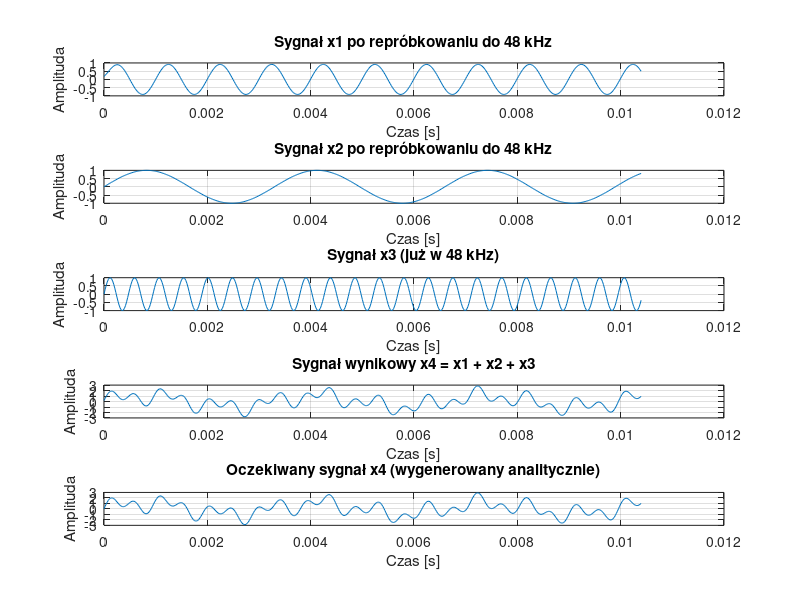
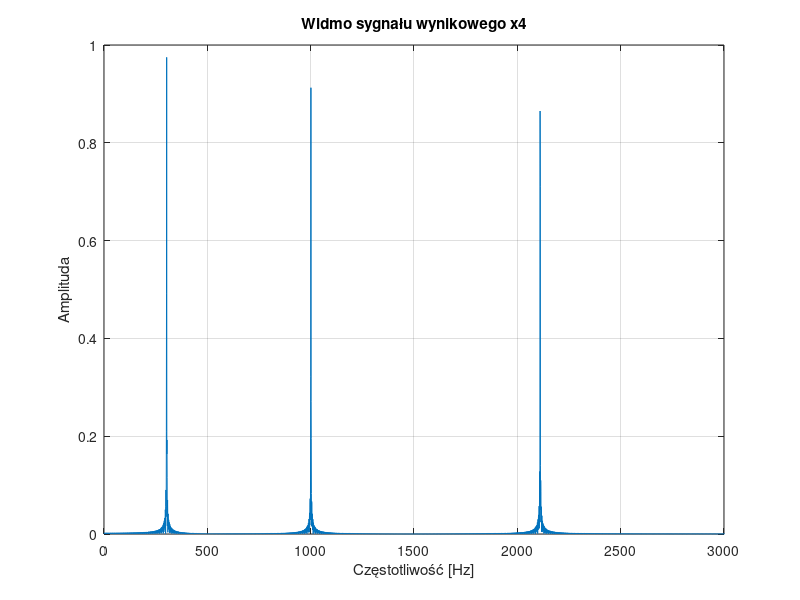

Recreate these plots in MATLAB, in order. (Note: this script raises an error after producing the figures.)
%% Zadanie 3 - Filtr interpolatora i decymatora cyfrowego, mikser audio
clear all;
close all;
clc;

%% Definicja parametrów sygnałów
% x1: f1=1001.2 Hz, fs1= 8000 Hz, t=1 s
% x2: f2= 303.1 Hz, fs2=32000 Hz, t=1 s
% x3: f3=2110.4 Hz, fs3=48000 Hz, t=1 s

% Parametry sygnału wynikowego
fs_target = 48000; % Docelowa częstotliwość próbkowania
t = 1; % Czas trwania sygnału w sekundach

% Parametry sygnałów składowych
f1 = 1001.2; % Hz
fs1 = 8000; % Hz
f2 = 303.1; % Hz
fs2 = 32000; % Hz
f3 = 2110.4; % Hz
fs3 = 48000; % Hz

%% Generacja sygnałów sinusoidalnych
t1 = (0:1/fs1:t-1/fs1)';
t2 = (0:1/fs2:t-1/fs2)';
t3 = (0:1/fs3:t-1/fs3)';
t_target = (0:1/fs_target:t-1/fs_target)';

x1 = sin(2*pi*f1*t1);
x2 = sin(2*pi*f2*t2);
x3 = sin(2*pi*f3*t3);

% Generacja oczekiwanego sygnału wynikowego (analitycznie)
x4_expected = sin(2*pi*f1*t_target) + sin(2*pi*f2*t_target) + sin(2*pi*f3*t_target);

%% Repróbkowanie sygnału x1 z fs1=8000 Hz do fs_target=48000 Hz
% Współczynnik nadpróbkowania (upsampling)
up_factor1 = fs_target / fs1; % = 6

% Nadpróbkowanie przez wstawienie zer (upsampling)
x1_upsampled = zeros(length(x1) * up_factor1, 1);
x1_upsampled(1:up_factor1:end) = x1;

% Projektowanie filtru interpolującego dla x1
% Częstotliwość odcięcia = fs1/2 / fs_target = 8000/2 / 48000 = 1/12
cutoff1 = (fs1/2) / fs_target;
filter_order1 = 48; % Rząd filtru interpolującego 
b_interp1 = fir1(filter_order1, cutoff1, 'low') * up_factor1;

% Filtracja interpolująca
x1_interpolated = filter(b_interp1, 1, x1_upsampled);

% Kompensacja opóźnienia filtru
delay1 = filter_order1 / 2;
x1_interpolated = x1_interpolated(delay1+1:end);
x1_interpolated = [x1_interpolated; zeros(delay1, 1)];

%% Repróbkowanie sygnału x2 z fs2=32000 Hz do fs_target=48000 Hz
% Współczynnik nadpróbkowania (upsampling)
up_factor2 = fs_target / fs2; % = 3/2 = 1.5

% Implementacja ułamkowego repróbkowania (upsampling o czynnik 3, potem decymacja o czynnik 2)
% Najpierw nadpróbkowanie o czynnik 3
x2_upsampled_3 = zeros(length(x2) * 3, 1);
x2_upsampled_3(1:3:end) = x2;

% Projektowanie filtru interpolującego dla x2
cutoff2_up = (fs2/2) / (fs2*3);
filter_order2_up = 36;
b_interp2_up = fir1(filter_order2_up, cutoff2_up, 'low') * 3;

% Filtracja interpolująca
x2_interpolated_3 = filter(b_interp2_up, 1, x2_upsampled_3);

% Kompensacja opóźnienia filtru
delay2_up = filter_order2_up / 2;
x2_interpolated_3 = x2_interpolated_3(delay2_up+1:end);
x2_interpolated_3 = [x2_interpolated_3; zeros(delay2_up, 1)];

% Następnie decymacja o czynnik 2
% Projektowanie filtru decymującego (antyaliasingowego)
cutoff2_down = (fs2*3/2) / (fs2*3);
filter_order2_down = 24;
b_decim2 = fir1(filter_order2_down, cutoff2_down, 'low');

% Filtracja antyaliasingowa przed decymacją
x2_filtered = filter(b_decim2, 1, x2_interpolated_3);

% Kompensacja opóźnienia filtru
delay2_down = filter_order2_down / 2;
x2_filtered = x2_filtered(delay2_down+1:end);
x2_filtered = [x2_filtered; zeros(delay2_down, 1)];

% Decymacja
x2_interpolated = x2_filtered(1:2:end);

%% Sygnał x3 już ma docelową częstotliwość próbkowania fs3=48000 Hz
x3_interpolated = x3;

%% Łączenie sygnałów (przez dodawanie)
% Dopasowanie długości sygnałów
min_length = min([length(x1_interpolated), length(x2_interpolated), length(x3_interpolated)]);
x1_interpolated = x1_interpolated(1:min_length);
x2_interpolated = x2_interpolated(1:min_length);
x3_interpolated = x3_interpolated(1:min_length);

% Dodawanie sygnałów
x4 = x1_interpolated + x2_interpolated + x3_interpolated;

%% Analiza wyników
% Porównanie z oczekiwanym sygnałem
x4_expected = x4_expected(1:min_length);

% Obliczenie błędu średniokwadratowego (MSE)
mse = mean((x4 - x4_expected).^2);
fprintf('Błąd średniokwadratowy między rzeczywistym a oczekiwanym sygnałem: %e\n', mse);

% Wizualizacja wyników
t_plot = t_target(1:min_length);

figure;
subplot(5,1,1);
plot(t_plot(1:500), x1_interpolated(1:500));
title('Sygnał x1 po repróbkowaniu do 48 kHz');
xlabel('Czas [s]');
ylabel('Amplituda');
grid on;

subplot(5,1,2);
plot(t_plot(1:500), x2_interpolated(1:500));
title('Sygnał x2 po repróbkowaniu do 48 kHz');
xlabel('Czas [s]');
ylabel('Amplituda');
grid on;

subplot(5,1,3);
plot(t_plot(1:500), x3_interpolated(1:500));
title('Sygnał x3 (już w 48 kHz)');
xlabel('Czas [s]');
ylabel('Amplituda');
grid on;

subplot(5,1,4);
plot(t_plot(1:500), x4(1:500));
title('Sygnał wynikowy x4 = x1 + x2 + x3');
xlabel('Czas [s]');
ylabel('Amplituda');
grid on;

subplot(5,1,5);
plot(t_plot(1:500), x4_expected(1:500));
title('Oczekiwany sygnał x4 (wygenerowany analitycznie)');
xlabel('Czas [s]');
ylabel('Amplituda');
grid on;

% Analiza widmowa sygnału wynikowego
NFFT = 2^nextpow2(length(x4));
X4 = fft(x4, NFFT) / length(x4);
f = fs_target/2 * linspace(0, 1, NFFT/2+1);

figure;
plot(f, 2*abs(X4(1:NFFT/2+1)));
title('Widmo sygnału wynikowego x4');
xlabel('Częstotliwość [Hz]');
ylabel('Amplituda');
grid on;
xlim([0, 3000]); % Ograniczenie zakresu częstotliwości do 3 kHz dla lepszej widoczności

%% Odsłuchanie
sound(x4/max(abs(x4)), fs_target);

%% Miksowanie rzeczywistych sygnałów audio
% Wczytanie plików audio
[x1_real, fs1_real] = audioread('x1.wav');
[x2_real, fs2_real] = audioread('x2.wav');

% Repróbkowanie do 48 kHz

% Repróbkowanie x1_real
% Podobnie jak wcześniej, ale dostosowujemy współczynniki do rzeczywistych częstotliwości
up_factor1_real = fs_target / fs1_real;

% Implementacja repróbkowania dla x1_real
if up_factor1_real == round(up_factor1_real) % Jeśli współczynnik jest liczbą całkowitą
    x1_real_upsampled = zeros(length(x1_real) * up_factor1_real, 1);
    x1_real_upsampled(1:up_factor1_real:end) = x1_real;
    
    cutoff1_real = (fs1_real/2) / fs_target;
    filter_order1_real = 48;
    b_interp1_real = fir1(filter_order1_real, cutoff1_real, 'low') * up_factor1_real;
    
    x1_real_interpolated = filter(b_interp1_real, 1, x1_real_upsampled);
    
    delay1_real = filter_order1_real / 2;
    x1_real_interpolated = x1_real_interpolated(delay1_real+1:end);
    x1_real_interpolated = [x1_real_interpolated; zeros(delay1_real, 1)];
else
    % Dla ułamkowego współczynnika repróbkowania używamy resample
    x1_real_interpolated = resample(x1_real, fs_target, fs1_real);
end

% Repróbkowanie x2_real
up_factor2_real = fs_target / fs2_real;

if up_factor2_real == round(up_factor2_real) % Jeśli współczynnik jest liczbą całkowitą
    x2_real_upsampled = zeros(length(x2_real) * up_factor2_real, 1);
    x2_real_upsampled(1:up_factor2_real:end) = x2_real;
    
    cutoff2_real = (fs2_real/2) / fs_target;
    filter_order2_real = 48;
    b_interp2_real = fir1(filter_order2_real, cutoff2_real, 'low') * up_factor2_real;
    
    x2_real_interpolated = filter(b_interp2_real, 1, x2_real_upsampled);
    
    delay2_real = filter_order2_real / 2;
    x2_real_interpolated = x2_real_interpolated(delay2_real+1:end);
    x2_real_interpolated = [x2_real_interpolated; zeros(delay2_real, 1)];
else
    % Dla ułamkowego współczynnika repróbkowania używamy resample
    x2_real_interpolated = resample(x2_real, fs_target, fs2_real);
end

% Upewnij się, że są wektorami kolumnowymi
x1_real_interpolated = x1_real_interpolated(:);
x2_real_interpolated = x2_real_interpolated(:);

% Miksowanie rzeczywistych sygnałów audio
min_length_real = min(length(x1_real_interpolated), length(x2_real_interpolated));
x1_real_interpolated = x1_real_interpolated(1:min_length_real);
x2_real_interpolated = x2_real_interpolated(1:min_length_real);


% Dodawanie
mixed_real = x1_real_interpolated + x2_real_interpolated;


% Normalizacja i zapis do pliku
mixed_real = mixed_real / max(abs(mixed_real));
audiowrite('mixed_real_48kHz.wav', mixed_real, fs_target);

%% CZĘŚĆ OPCJONALNA: Miksowanie do częstotliwości CD-Audio (44.1 kHz)
fs_cd = 44100; % Częstotliwość CD-Audio

% Repróbkowanie zmiksowanych sygnałów do 44.1 kHz
mixed_real_cd = resample(mixed_real, fs_cd, fs_target);

% Normalizacja i zapis do pliku
mixed_real_cd = mixed_real_cd / max(abs(mixed_real_cd));
sound(mixed_real_cd, fs_cd);

%% CZĘŚĆ OPCJONALNA: Miksowanie sygnałów syntetycznych różnymi metodami

% Metoda 1: Interpolacja liniowa
x1_linear = interp1(t1, x1, t_target, 'linear');
x2_linear = interp1(t2, x2, t_target, 'linear');
x3_linear = x3; % już ma właściwą częstotliwość próbkowania

% Dopasowanie długości
min_length_linear = min([length(x1_linear), length(x2_linear), length(x3_linear)]);
x1_linear = x1_linear(1:min_length_linear);
x2_linear = x2_linear(1:min_length_linear);
x3_linear = x3_linear(1:min_length_linear);

% Miksowanie
x4_linear = x1_linear + x2_linear + x3_linear;

% Metoda 2: Rekonstrukcja sygnału metodą splotu z sin(x)/x
% Funkcja sinc
sinc_func = @(x) sin(pi*x)./(pi*x + eps);

% Repróbkowanie x1 metodą sin(x)/x
x1_sinc = zeros(size(t_target));
for i = 1:length(t1)
    % Dla każdej próbki oryginalnego sygnału
    t_diff = t_target - t1(i);
    x1_sinc = x1_sinc + x1(i) * sinc_func(fs1 * t_diff);
end

% Repróbkowanie x2 metodą sin(x)/x
x2_sinc = zeros(size(t_target));
for i = 1:length(t2)
    % Dla każdej próbki oryginalnego sygnału
    t_diff = t_target - t2(i);
    x2_sinc = x2_sinc + x2(i) * sinc_func(fs2 * t_diff);
end

x3_sinc = x3; % już ma właściwą częstotliwość próbkowania

% Dopasowanie długości
min_length_sinc = min([length(x1_sinc), length(x2_sinc), length(x3_sinc)]);
x1_sinc = x1_sinc(1:min_length_sinc);
x2_sinc = x2_sinc(1:min_length_sinc);
x3_sinc = x3_sinc(1:min_length_sinc);

% Miksowanie
x4_sinc = x1_sinc + x2_sinc + x3_sinc;

% Porównanie metod
figure;
subplot(4,1,1);
plot(t_plot(1:500), x4_expected(1:500));
title('Oczekiwany sygnał x4 (wygenerowany analitycznie)');
xlabel('Czas [s]');
ylabel('Amplituda');
grid on;

subplot(4,1,2);
plot(t_plot(1:500), x4(1:500));
title('Sygnał x4 - filtr FIR');
xlabel('Czas [s]');
ylabel('Amplituda');
grid on;

subplot(4,1,3);
plot(t_plot(1:500), x4_linear(1:500));
title('Sygnał x4 - interpolacja liniowa');
xlabel('Czas [s]');
ylabel('Amplituda');
grid on;

subplot(4,1,4);
plot(t_plot(1:500), x4_sinc(1:500));
title('Sygnał x4 - rekonstrukcja sinc');
xlabel('Czas [s]');
ylabel('Amplituda');
grid on;

% Obliczenie błędów dla poszczególnych metod
mse_fir = mean((x4 - x4_expected(1:length(x4))).^2);
mse_linear = mean((x4_linear - x4_expected(1:length(x4_linear))).^2);
mse_sinc = mean((x4_sinc - x4_expected(1:length(x4_sinc))).^2);

fprintf('Błąd MSE dla metody FIR: %e\n', mse_fir);
fprintf('Błąd MSE dla interpolacji liniowej: %e\n', mse_linear);
fprintf('Błąd MSE dla rekonstrukcji sinc: %e\n', mse_sinc);

% Odsłuch
sound(x4/max(abs(x4)), fs_target);
sound(x4_linear/max(abs(x4_linear)), fs_target);
sound(x4_sinc/max(abs(x4_sinc)), fs_target);
